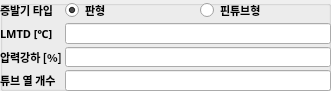
    <widget class="QGroupBox" name="evap_group">
     <property name="geometry">
      <rect>
       <x>130</x>
       <y>630</y>
       <width>331</width>
       <height>91</height>
      </rect>
     </property>
     <property name="title">
      <string/>
     </property>
     <widget class="QWidget" name="formLayoutWidget_2">
      <property name="geometry">
       <rect>
        <x>0</x>
        <y>0</y>
        <width>331</width>
        <height>91</height>
       </rect>
      </property>
      <layout class="QFormLayout" name="formLayout_3">
       <property name="horizontalSpacing">
        <number>3</number>
       </property>
       <property name="verticalSpacing">
        <number>3</number>
       </property>
       <property name="leftMargin">
        <number>0</number>
       </property>
       <property name="topMargin">
        <number>0</number>
       </property>
       <property name="rightMargin">
        <number>0</number>
       </property>
       <property name="bottomMargin">
        <number>0</number>
       </property>
       <item row="0" column="0">
        <widget class="QLabel" name="evap_type">
         <property name="font">
          <font>
           <family>굴림</family>
           <pointsize>8</pointsize>
           <weight>75</weight>
           <bold>true</bold>
          </font>
         </property>
         <property name="text">
          <string>증발기 타입</string>
         </property>
        </widget>
       </item>
       <item row="1" column="0">
        <widget class="QLabel" name="evap_T_pp_label">
         <property name="font">
          <font>
           <family>굴림</family>
           <pointsize>8</pointsize>
           <weight>75</weight>
           <bold>true</bold>
          </font>
         </property>
         <property name="text">
          <string>LMTD [℃]</string>
         </property>
        </widget>
       </item>
       <item row="1" column="1">
        <widget class="QLineEdit" name="evap_T_pp_edit">
         <property name="enabled">
          <bool>true</bool>
         </property>
         <property name="font">
          <font>
           <family>HY견고딕</family>
           <pointsize>8</pointsize>
           <weight>50</weight>
           <bold>false</bold>
          </font>
         </property>
         <property name="focusPolicy">
          <enum>Qt::StrongFocus</enum>
         </property>
         <property name="styleSheet">
          <string notr="true">border-color: rgb(255, 255, 255);</string>
         </property>
         <property name="text">
          <string/>
         </property>
        </widget>
       </item>
       <item row="2" column="0">
        <widget class="QLabel" name="evap_dp_label">
         <property name="font">
          <font>
           <family>굴림</family>
           <pointsize>8</pointsize>
           <weight>75</weight>
           <bold>true</bold>
          </font>
         </property>
         <property name="text">
          <string>압력강하 [%]</string>
         </property>
        </widget>
       </item>
       <item row="2" column="1">
        <widget class="QLineEdit" name="evap_dp_edit">
         <property name="enabled">
          <bool>true</bool>
         </property>
         <property name="font">
          <font>
           <family>HY견고딕</family>
           <pointsize>8</pointsize>
           <weight>50</weight>
           <bold>false</bold>
          </font>
         </property>
         <property name="focusPolicy">
          <enum>Qt::StrongFocus</enum>
         </property>
         <property name="styleSheet">
          <string notr="true">border-color: rgb(255, 255, 255);</string>
         </property>
         <property name="text">
          <string/>
         </property>
        </widget>
       </item>
       <item row="3" column="0">
        <widget class="QLabel" name="evap_N_row_label">
         <property name="font">
          <font>
           <family>굴림</family>
           <pointsize>8</pointsize>
           <weight>75</weight>
           <bold>true</bold>
          </font>
         </property>
         <property name="text">
          <string>튜브 열 개수</string>
         </property>
        </widget>
       </item>
       <item row="3" column="1">
        <widget class="QLineEdit" name="evap_N_row_edit">
         <property name="enabled">
          <bool>true</bool>
         </property>
         <property name="font">
          <font>
           <family>HY견고딕</family>
           <pointsize>8</pointsize>
           <weight>50</weight>
           <bold>false</bold>
          </font>
         </property>
         <property name="focusPolicy">
          <enum>Qt::StrongFocus</enum>
         </property>
         <property name="styleSheet">
          <string notr="true">border-color: rgb(255, 255, 255);</string>
         </property>
         <property name="text">
          <string/>
         </property>
        </widget>
       </item>
       <item row="0" column="1">
        <layout class="QHBoxLayout" name="horizontalLayout_5">
         <item>
          <widget class="QRadioButton" name="evap_phe_radio">
           <property name="font">
            <font>
             <family>굴림</family>
             <pointsize>8</pointsize>
             <weight>75</weight>
             <bold>true</bold>
            </font>
           </property>
           <property name="text">
            <string>판형</string>
           </property>
           <property name="checked">
            <bool>true</bool>
           </property>
          </widget>
         </item>
         <item>
          <widget class="QRadioButton" name="evap_fthe_radio">
           <property name="font">
            <font>
             <family>굴림</family>
             <pointsize>8</pointsize>
             <weight>75</weight>
             <bold>true</bold>
            </font>
           </property>
           <property name="text">
            <string>핀튜브형</string>
           </property>
           <property name="checked">
            <bool>false</bool>
           </property>
          </widget>
         </item>
        </layout>
       </item>
      </layout>
     </widget>
    </widget>
